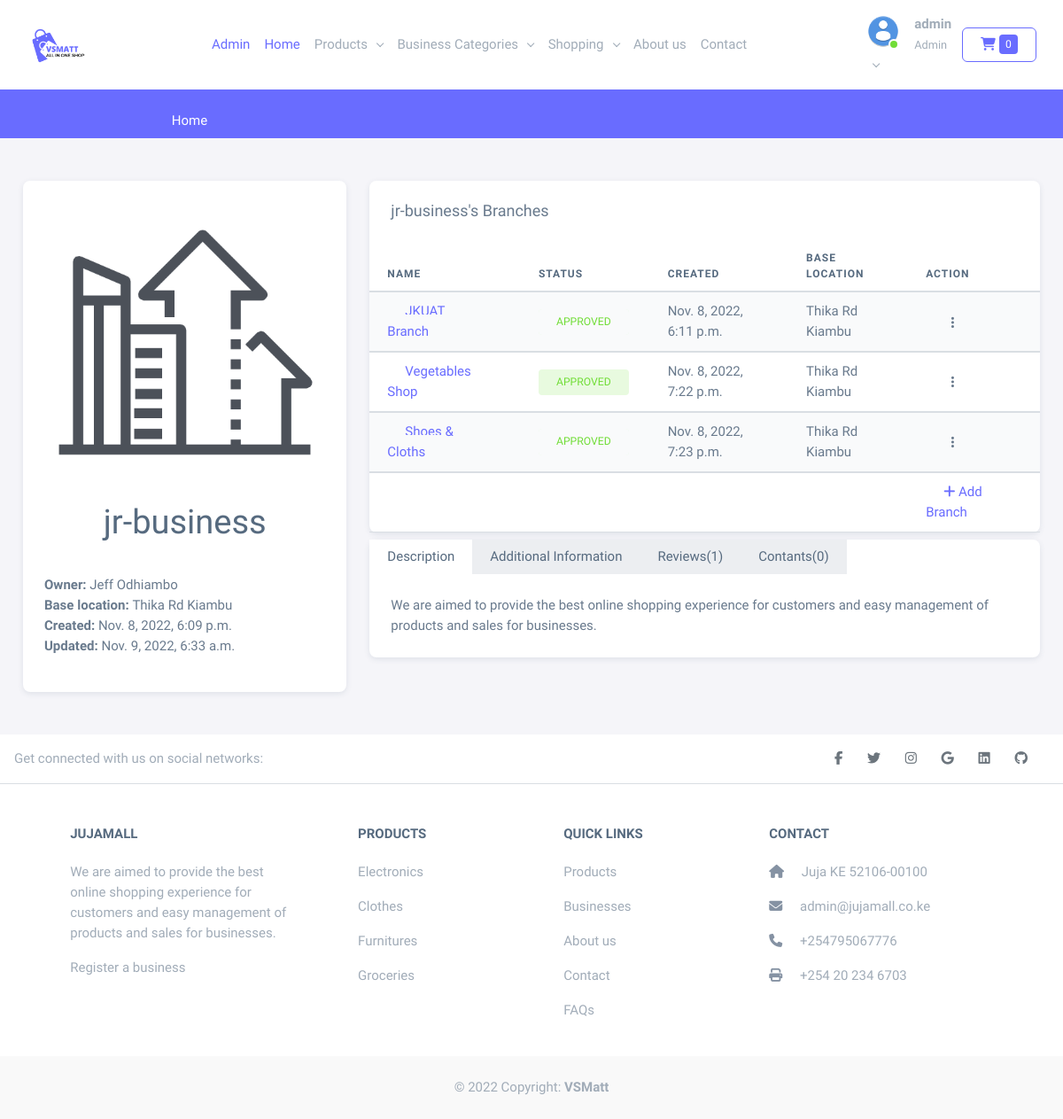
The app's page /businesses/own/jr-business-2/ (signed in), older data.
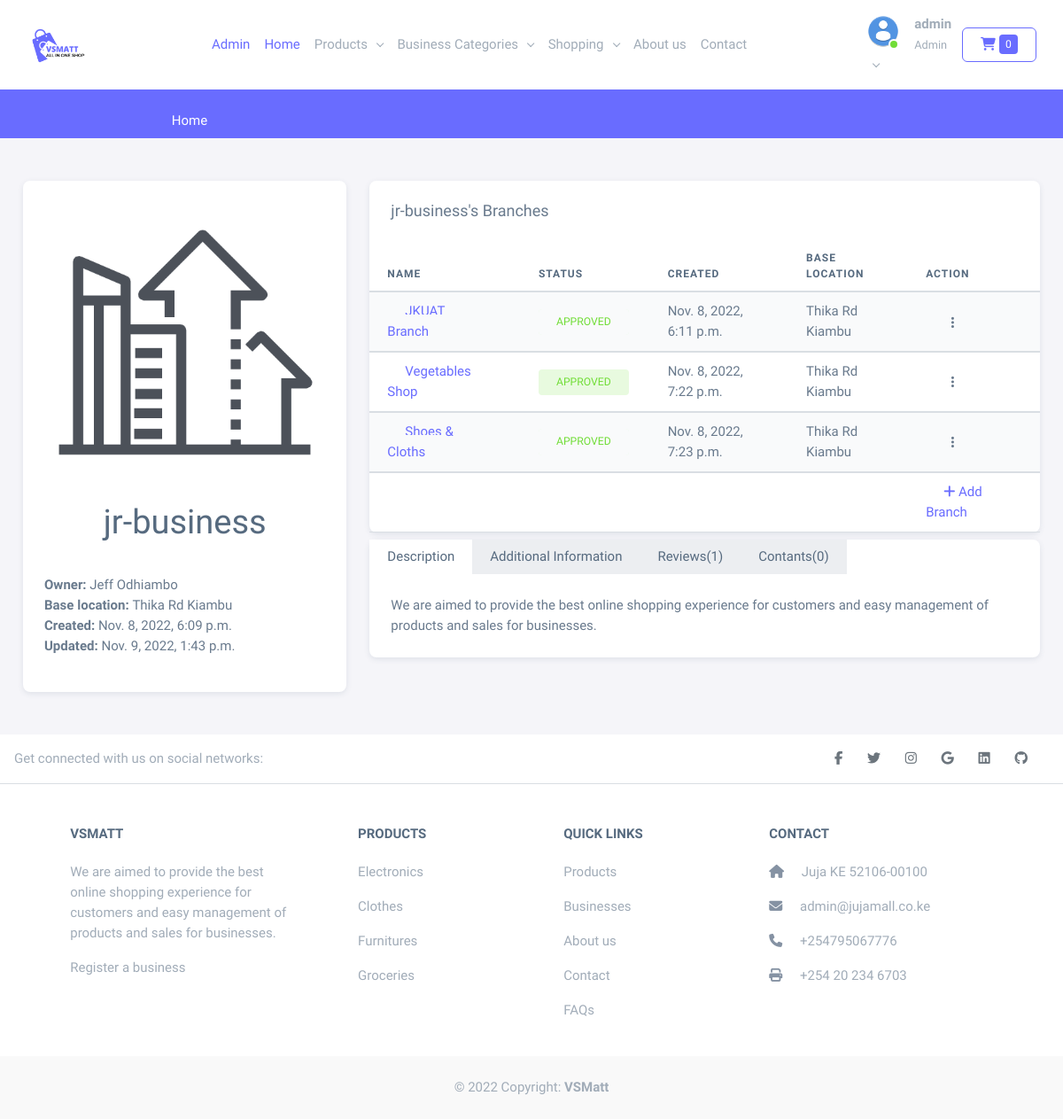
The same page, newer data.
### business/models.py (models this page shows, shortened)
class BusinessProfile(models.Model):
    name = models.CharField(max_length=100)
    slug = models.SlugField(max_length=100, db_index=True)
    owner = models.ForeignKey(User, on_delete=models.CASCADE)
    longitude = models.DecimalField(max_digits=22, decimal_places=16)
    latitude = models.DecimalField(max_digits=22, decimal_places=16)
    address = models.CharField(max_length=300)
    created = models.DateTimeField(auto_now_add=True)
    updated = models.DateTimeField(auto_now=True)
    description = models.TextField(blank=True, null=True)
    additional_info = models.TextField(blank=True, null=True)
    is_approved = models.BooleanField(default=False)
    image = ResizedImageField(
        upload_to=business_file_name,
        blank=True,
        null=True,
        size=[500, 500]
    )
    def __str__(self):
        return self.name
    def reviews(self):
        return sum([len(branch.reviews.all()) for branch in self.branch.all()])

class BusinessBranch(models.Model):
    business = models.ForeignKey(BusinessProfile, on_delete=models.CASCADE, related_name="branch")
    name = models.CharField(max_length=100)
    category = models.ForeignKey(BusinessCategory, related_name='businesses', on_delete=models.CASCADE)
    customer_service_number = PhoneNumberField(null=True, blank=True)
    slug = models.SlugField(db_index=True)
    longitude = models.DecimalField(max_digits=22, decimal_places=16)
    latitude = models.DecimalField(max_digits=22, decimal_places=16)
    address = models.CharField(max_length=300)
    created = models.DateTimeField(auto_now_add=True)
    updated = models.DateTimeField(auto_now=True)
    description = models.TextField(blank=True, null=True)
    additional_info = models.TextField(blank=True, null=True)
    image = ResizedImageField(
        upload_to=business_branch_file_name,
        blank=True,
        null=True,
        size=[500, 500]
    )
    is_approved = models.BooleanField(default=False)
    def __str__(self):
        return self.name
    def get_absolute_url(self):
        return reverse(
            'shop:shop',
            args=[
                self.business.slug,
                self.slug
            ]
        )

class BranchReview(models.Model):
    user = models.ForeignKey(User, on_delete=models.CASCADE)
    business = models.ForeignKey(BusinessBranch, related_name="reviews", on_delete=models.CASCADE)
    rating = models.IntegerField(
        choices=RATING_CHOICES,
        default=5
    )
    created = models.DateTimeField(auto_now_add=True)
    updated = models.DateTimeField(auto_now=True)
    review = models.TextField()
    def iter_full_stars(self) -> range:
        return range(int(str(self.rating)))
    def iter_empty_stars(self) -> range:
        return range(len(self.iter_full_stars()), 5)

### core/models.py (models this page shows, shortened)
class JujaMall(models.Model):
    title = models.CharField(max_length=255)
    logo = models.ImageField(upload_to='uploads/jujamall/logo', blank=True, null=True)
    about_us = models.TextField(blank=True, null=True)
    phone_number = PhoneNumberField(blank=True, null=True)
    twitter = models.URLField(blank=True, null=True)
    facebook = models.URLField(blank=True, null=True)
    linkedin = models.URLField(blank=True, null=True)
    instagram = models.URLField(blank=True, null=True)
    github = models.URLField(blank=True, null=True)
    email = models.EmailField(blank=True, null=True)
    address = models.CharField(blank=True, null=True, max_length=256)
    set_current = models.BooleanField(default=False)
    longitude = models.DecimalField(max_digits=22, decimal_places=16, default=37.0106327842076)
    latitude = models.DecimalField(max_digits=22, decimal_places=16, default=-1.1139084362152138)
    def __str__(self):
        return self.title

### business/views.py (the view)
# urls.py: path('own/<slug:business_slug>/', views.own_business_detailed, name='own_business_detailed'),
@login_required
def own_business_detailed(request, business_slug):
    business = get_object_or_404(BusinessProfile, slug=business_slug, owner=request.user)
    return render(request, "farm/business_detailed.html", {'business': business})

### business/context_processor.py (called while the page is built)
def business_categories(request):
    return {'business_categories': BusinessCategory.objects.all()}

### business/models.py (called while the page is built)
    def __str__(self):
        return self.title

    def get_absolute_url(self):
        return reverse('business:category', args=[self.slug])

### cart/cart.py (called while the page is built)
    def __len__(self):
        return sum(item['quantity'] for item in self.cart.values())

### cart/context_processor.py (called while the page is built)
def cart(request):
    return {'cart': Cart(request)}

### core/context_processor.py (called while the page is built)
def jujamall(request):
    return {'jujamall': JujaMall.objects.filter(set_current=True).first()}

### products/context_processor.py (called while the page is built)
def product_categories(request):
    return {"product_categories": ProductCategory.objects.all()}

### products/models.py (called while the page is built)
    def __str__(self):
        return self.title

    def get_absolute_url(self):
        return reverse(
            'products:category',
            args=[
                self.slug
            ])

### templates/farm/business_detailed.html (shortened to what the changed rows need)
{% extends 'base.html' %}
{% load static %}
{% load crispy_forms_tags %}
{% block content %}
<div class="container-fluid py-5">
    <div class="row">
        <div class="col-md-4">
            <div class="card">
                <img src="
                {% if business.image %}
                {{business.image.url}}
                {% else %}
                {% static 'img/business_default.png' %}
                {% endif %}
                " alt="...">
                <h1 class="card-title text-center">
                    {{business}}
                </h1>
                <div class="card-body">
                    <ul class="list-unstyled ">
                        <li><span class="fw-bold">Owner: </span>{{business.owner.get_full_name}}</li>
                        <li><span class="fw-bold">Base location: </span>{{business.address}}</li>
                        <li><span class="fw-bold">Created: </span>{{business.created}}</li>
                        <li><span class="fw-bold">Updated: </span>{{business.updated}}</li>
                    </ul>
                </div>
            </div>
        </div>
        <div class="col-md-8">
            <div class="card">
                <h5 class="card-header">{{business}}'s Branches</h5>
                <table class="table table-striped">
                    <thead class="table table-head">
                        <th>Name</th>
                        <th>Status</th>
                        <th>Created</th>
                        <th>Base Location</th>
                        <th>Action</th>
                    </thead>
                    <tbody class="table table-body">
                    </tbody>
                </table>
            </div>
            <div class="card mt-2">
                <ul class="nav nav-tabs" id="myTab" role="tablist">
                    <li class="nav-item" role="presentation">
                        <button class="nav-link" id="contact-tab" data-bs-toggle="tab" data-bs-target="#review"
                            type="button" role="tab" aria-controls="review"
                            aria-selected="false">Reviews({{business.reviews}})</button>
                    </li>
                    <li class="nav-item" role="presentation">
                        <button class="nav-link" id="contact-tab" data-bs-toggle="tab" data-bs-target="#contact"
                            type="button" role="tab" aria-controls="contact"
                            aria-selected="false">Contants({{business.contacts.all | length}})</button>
                    </li>
                </ul>
                <div class="tab-content" id="myTabContent">
                    <div class="tab-pane fade show active" id="home" role="tabpanel" aria-labelledby="home-tab">
                        {{business.description}}
                    </div>
                </div>
            </div>
        </div>
    </div>
</div>
{% endblock %}

### templates/partials/footer.html (shortened to what the changed rows need)
<footer class="text-center text-lg-start bg-white text-muted">
    <section class="">
      <div class="container text-center text-md-start mt-5">
        <div class="row mt-3">
          <div class="col-md-3 col-lg-4 col-xl-3 mx-auto mb-4">
            <h6 class="text-uppercase fw-bold mb-4">
              {{ jujamall | default:"VSMatt" }}
            </h6>
            <p>
              We are aimed to provide the best online shopping experience for customers and easy management of products and sales for businesses.
              <p><a href="{% url 'business:register_business' %}" class="text-reset">Register a business</a></p>
            </p>
          </div>
          <div class="col-md-4 col-lg-3 col-xl-3 mx-auto mb-md-0 mb-4">
            <h6 class="text-uppercase fw-bold mb-4">Contact</h6>
            <p><i class="fas fa-home me-3 text-secondary"></i> {{jujamall.address | default:"Juja KE 52106-00100"}} </p>
            <p>
              <i class="fas fa-envelope me-3 text-secondary"></i>
              {{jujamall.email | default:"info@vsmatt.co.ke"}}
            </p>
            <p><i class="fas fa-phone me-3 text-secondary"></i> {{ jujamall.phone_number | default:"+25495067776"}} </p>
            <p><i class="fas fa-print me-3 text-secondary"></i> +254 20 234 6703</p>
          </div>
        </div>
      </div>
    </section>
  </footer>

Row changes from the older to the newer data that the page shows:
changed BusinessProfile "jr-business": updated "Nov. 9, 2022, 6:33 a.m." → "Nov. 9, 2022, 1:43 p.m."
changed JujaMall "Juja KE 52106-00100": title "JUJAMALL" → "VSMATT"
